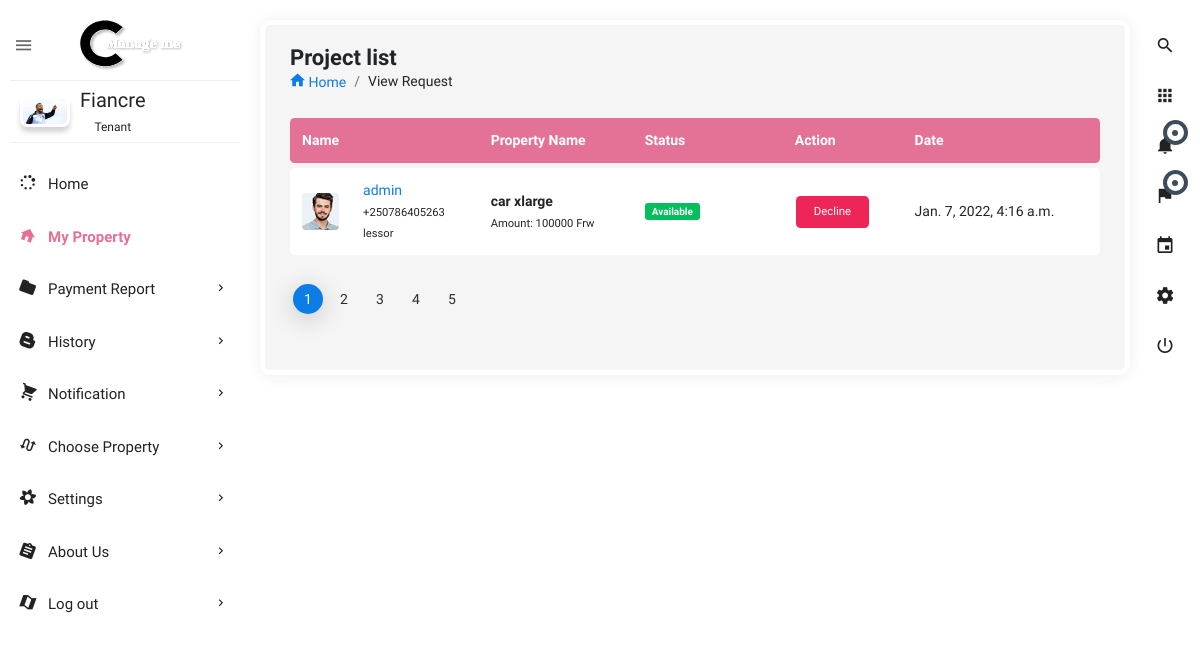
Page /view_request_tenant_all/ (signed in) on the earlier database version.
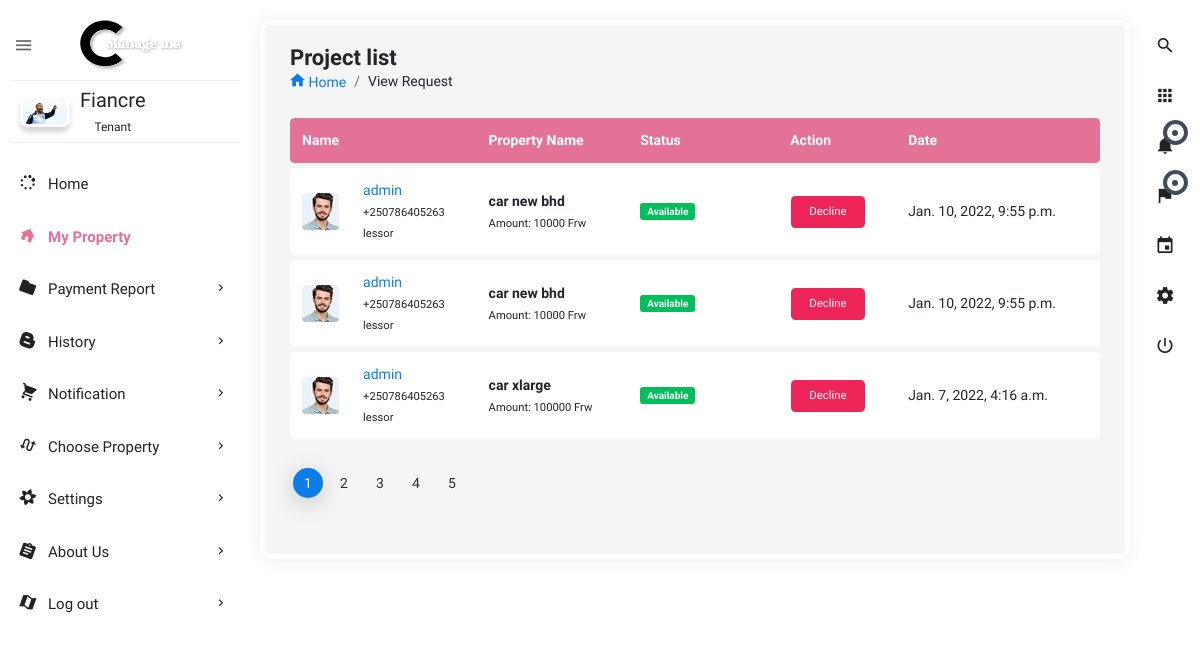
Same page on the later database version.
### users/models.py (models this page shows, shortened)
class User(AbstractBaseUser):
    user_type = [
        ('lessor', 'lessor'),
        ('tenant', 'tenant'),
    ]
    name = models.CharField(max_length=255, null=False)
    phone_number = PhoneNumberField(unique=True)
    user_image = models.ImageField(upload_to='images/', default='profile.png')
    user_login = models.CharField(max_length=7, choices=user_type, default='lessor', blank=False, null=False)
    is_active = models.BooleanField(default=True)
    staff = models.BooleanField(default=False)
    admin = models.BooleanField(default=False)
    USERNAME_FIELD = 'phone_number'
    REQUIRED_FIELDS = ['name', 'user_login']
    objects = UserManager()
    def __str__(self):
        return self.name
    objects = UserManager()

class Request_Property(models.Model):
    status = [
        ('initial', 'initial'),
        ('request', 'request'),
        ('approved', 'approved'),
        ('denied', 'denied'),
        ('canceled', 'canceled')]
    user_request = models.ForeignKey(user, on_delete=models.CASCADE, related_name='requesting_users', null=False)
    property_requested = models.ForeignKey(Property_registration, on_delete=models.CASCADE, related_name='property_req',
                                           null=False)
    owner_name = models.ForeignKey(user, on_delete=models.CASCADE, related_name='owner_name_property', null=False)
    status_view = models.CharField(max_length=50, choices=status, default='initial')
    time_done = models.DateTimeField(default=now)
    class Meta:
        verbose_name_plural = "Request_Property"
        ordering = ['-id']

class Property_registration(models.Model):
    property_type_p = [
        ('house', 'house'),
        ('car', 'car'),
        ('land', 'land'),
        ('other', 'other')
    ]
    location_name = [
        ('kigali', 'kigali'),
        ('south', 'south'),
        ('east', 'east'),
        ('west', 'west')
    ]
    property_name = models.CharField(max_length=100)
    location = models.CharField(max_length=200, choices=location_name, default='kigali')
    property_type = models.CharField(max_length=200, choices=property_type_p)
    amount_per_month = models.IntegerField(default=10000)
    detail = models.TextField(max_length=250, default='')
    property_image = models.ImageField(blank=True, null=True, upload_to='images')
    available = models.BooleanField(default=True)
    owner_name = models.ForeignKey(user, on_delete=models.CASCADE, related_name='owner', null=False)
    time_added = models.DateTimeField(auto_now_add=True)
    class Meta:
        verbose_name_plural = "Property_registration"
        ordering = ['-id']

### users/views.py (the view)
# urls.py: path('view_request_tenant_all/', views.view_request_tenant_all, name='view_request_tenant_all'),
def view_request_tenant_all(request):
    user = request.user
    view_request_made = Request_Property.objects.filter(user_request=user).order_by('-id')
    context = {
        "notification": view_request_made
    }
    return render(request, 'html/view_request_tenant_all.html', context)

### users/templates/html/view_request_tenant_all.html (shortened to what this page needs)
{% extends 'dashboard-tenant/dashboard.html' %}
{% load static %}
{% block content %}
<section class="content">
    <div class="body_scroll">
        <div class="block-header">
            <div class="row">
                <div class="col-lg-7 col-md-6 col-sm-12">
                    <h2>Project list</h2>
                    <ul class="breadcrumb">
                        <li class="breadcrumb-item"><a href="{% url 'tenant' %}"><i class="zmdi zmdi-home"></i> Home</a></li>
                        <li class="breadcrumb-item">View Request</li>
                    </ul>
                </div>
            </div>
        </div>
        <div class="container-fluid">
            <div class="row clearfix">
                <div class="col-md-12 col-sm-12 col-xs-12">
                    <div class="card project_list">
                        <div class="table-responsive">
                            <table class="table table-hover c_table theme-color">
                                <thead>
                                    <tr>
                                        <th style="width:50px;">Name</th>
                                        <th class="hidden-sm-down"></th>
                                        <th class="hidden-sm-down">Property Name</th>
                                        <th class="hidden-sm-down" width="150px">Status</th>
                                        <th>Action</th>
                                        <th class="hidden-sm-down">Date</th>
                                    </tr>
                                </thead>
                                <tbody>
                                {% for notification in notification %}
                                    <tr>
                                        <a href="index.html">
                                        <td>
                                            <img class="rounded avatar" src="{% static 'dash/assets/images/xs/avatar3.jpg' %}" alt="">
                                        </td>
                                        <td class="hidden-sm-down">
                                            <a class="single-user-name" href="javascript:void(0);">{{notification.property_requested.owner_name}}</a><br>
                                            <small>{{notification.property_requested.owner_name.phone_number}}</small><br>
                                            <small>{{notification.property_requested.owner_name.user_login}}</small>
                                        </td>
                                        <td class="hidden-sm-down">
                                            <strong>{{notification.property_requested.property_name}}</strong><br>
                                            <small>Amount: {{notification.property_requested.amount_per_month}} Frw</small>
                                        </td>
                                        <td class="hidden-sm-down">
                                            <span class="badge badge-success">Available</span>
                                        </td>
                                        <td><a href=""><button class="btn btn-danger waves-effect" type="button">Decline</button></a>
                                        </td>
                                        <td class="hidden-sm-down">{{notification.property_requested.time_added}}</td>
                                        </a>
                                    </tr>
                                {% endfor %}
                                </tbody>
                            </table>
                        </div>
                        <ul class="pagination pagination-primary mt-4">
                            <li class="page-item active"><a class="page-link" href="javascript:void(0);">1</a></li>
                            <li class="page-item"><a class="page-link" href="javascript:void(0);">2</a></li>
                            <li class="page-item"><a class="page-link" href="javascript:void(0);">3</a></li>
                            <li class="page-item"><a class="page-link" href="javascript:void(0);">4</a></li>
                            <li class="page-item"><a class="page-link" href="javascript:void(0);">5</a></li>
                        </ul>
                    </div>
                </div>
            </div>
        </div>
    </div>
</section>
{% endblock %}

### templates/dashboard-tenant/dashboard.html (shortened to what this page needs)
<!doctype html>
{% load static %}
<html class="no-js " lang="en">
<head>
<link rel="stylesheet" href="{% static 'dash/assets/plugins/bootstrap/css/bootstrap.min.css' %}">
<link  rel="stylesheet" href="{% static 'dash/assets/css/style.min.css' %}">
</head>
<body class="theme-blush">
<div class="navbar-right">
    <ul class="navbar-nav">
        <li><a href="{% url 'search_property_tenant' %}" class="main_search" title="Search..."><i class="zmdi zmdi-search"></i></a></li>
        <li class="dropdown">
            <a href="javascript:void(0);" class="dropdown-toggle" title="App" data-toggle="dropdown" role="button"><i class="zmdi zmdi-apps"></i></a>
        </li>
        <li class="dropdown">
            <a href="javascript:void(0);" class="dropdown-toggle" title="Notifications" data-toggle="dropdown" role="button"><i class="zmdi zmdi-notifications"></i>
                <div class="notify"><span class="heartbit"></span><span class="point"></span></div>
            </a>
        </li>
        <li class="dropdown">
            <a href="javascript:void(0);" class="dropdown-toggle" data-toggle="dropdown" role="button"><i class="zmdi zmdi-flag"></i>
            <div class="notify"><span class="heartbit"></span><span class="point"></span></div>
            </a>
        </li>
        <li><a href="javascript:void(0);" class="app_calendar" title="Calendar"><i class="zmdi zmdi-calendar"></i></a></li>
        <li><a href="javascript:void(0);" class="js-right-sidebar" title="Setting"><i class="zmdi zmdi-settings zmdi-hc-spin"></i></a></li>
        <li><a href="{% url 'logout' %}" class="mega-menu" title="Sign Out"><i class="zmdi zmdi-power"></i></a></li>
    </ul>
</div>
<aside id="leftsidebar" class="sidebar">
    <div class="navbar-brand">
        <button class="btn-menu ls-toggle-btn" type="button"><i class="zmdi zmdi-menu"></i></button>
        <a href=""><img src="{% static 'dash/assets/images/managemelogo.svg' %}" width="200" alt="Aero"></a>
    </div>
    <div class="menu">
        <ul class="list">
            <li>
                <div class="user-info">
                    <a class="image" href="{% url 'profile_tenant' %}"><img src="{{ user.user_image.url }}" alt="User"></a>
                    <div class="detail">
                        <h4>{{user}}</h4>
                        <small>Tenant</small>
                    </div>
                </div>
            </li>
            <li  class=""><a href="{% url 'home_tenant' %}"><i class="zmdi zmdi-hc-fw"></i><span>Home</span></a></li>
            <li  class="active open"><a href="{% url 'tenant' %}"><i class="zmdi zmdi-home"></i><span>My Property</span></a></li>
            <li> <a href="javascript:void(0);" class="menu-toggle"><i class="zmdi zmdi-folder"></i><span>Payment Report</span></a>
            </li>
            <li> <a href="javascript:void(0);" class="menu-toggle"><i class="zmdi zmdi-blogger"></i><span>History</span></a>
            </li>
            <li><a href="javascript:void(0);" class="menu-toggle"><i class="zmdi zmdi-shopping-cart"></i><span>Notification</span></a>
            </li>
            <li><a href="{% url 'search_property_tenant' %}" class="menu-toggle"><i class="zmdi zmdi-swap-alt"></i><span>Choose Property</span></a>
            </li>
            <li><a href="javascript:void(0);" class="menu-toggle"><i class="zmdi zmdi-flower"></i><span>Settings</span></a>
            </li>
            <li><a href="javascript:void(0);" class="menu-toggle"><i class="zmdi zmdi-assignment"></i><span>About Us</span></a>
            </li>
            <li class="open_top"><a href="{% url 'logout' %}" class="menu-toggle"><i class="zmdi zmdi-map"></i><span>Log out</span></a>
            </li>
        </ul>
    </div>
</aside>
{% block content %}
{% endblock %}
</body>
</html>

Differences in the rows shown:
added Request_Property: property_requested.owner_name "admin", property_requested.owner_name.phone_number "+250786405263", property_requested.owner_name.user_login "lessor", property_requested.property_name "car new bhd", property_requested.amount_per_month "10000", property_requested.time_added "Jan. 10, 2022, 9:55 p.m."
added Request_Property: property_requested.owner_name "admin", property_requested.owner_name.phone_number "+250786405263", property_requested.owner_name.user_login "lessor", property_requested.property_name "car new bhd", property_requested.amount_per_month "10000", property_requested.time_added "Jan. 10, 2022, 9:55 p.m."
